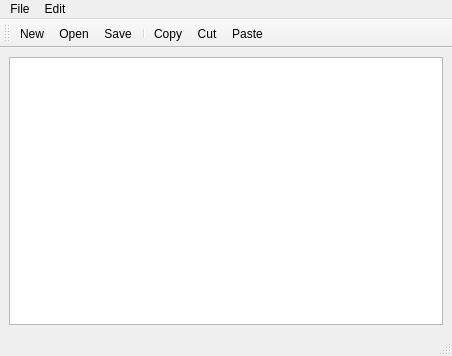
<?xml version="1.0" encoding="UTF-8"?>
<ui version="4.0">
 <class>MainWindow</class>
 <widget class="QMainWindow" name="MainWindow">
  <property name="geometry">
   <rect>
    <x>0</x>
    <y>0</y>
    <width>452</width>
    <height>356</height>
   </rect>
  </property>
  <property name="windowTitle">
   <string>MainWindow</string>
  </property>
  <widget class="QWidget" name="centralwidget">
   <layout class="QVBoxLayout" name="verticalLayout">
    <item>
     <widget class="QPlainTextEdit" name="plainTextEdit"/>
    </item>
   </layout>
  </widget>
  <widget class="QMenuBar" name="menubar">
   <property name="geometry">
    <rect>
     <x>0</x>
     <y>0</y>
     <width>452</width>
     <height>36</height>
    </rect>
   </property>
   <widget class="QMenu" name="menuFile">
    <property name="title">
     <string>File</string>
    </property>
    <addaction name="actionNew"/>
    <addaction name="actionOpen"/>
    <addaction name="actionSave"/>
   </widget>
   <widget class="QMenu" name="menuEdit">
    <property name="title">
     <string>Edit</string>
    </property>
    <addaction name="actionCopy"/>
    <addaction name="actionCut"/>
    <addaction name="actionPaste"/>
    <addaction name="separator"/>
    <addaction name="actionSelectAll"/>
   </widget>
   <addaction name="menuFile"/>
   <addaction name="menuEdit"/>
  </widget>
  <widget class="QStatusBar" name="statusbar"/>
  <widget class="QToolBar" name="toolBar">
   <property name="windowTitle">
    <string>toolBar</string>
   </property>
   <attribute name="toolBarArea">
    <enum>TopToolBarArea</enum>
   </attribute>
   <attribute name="toolBarBreak">
    <bool>false</bool>
   </attribute>
   <addaction name="actionNew"/>
   <addaction name="actionOpen"/>
   <addaction name="actionSave"/>
   <addaction name="separator"/>
   <addaction name="actionCopy"/>
   <addaction name="actionCut"/>
   <addaction name="actionPaste"/>
  </widget>
  <action name="actionNew">
   <property name="text">
    <string>New</string>
   </property>
   <property name="menuRole">
    <enum>QAction::NoRole</enum>
   </property>
  </action>
  <action name="actionOpen">
   <property name="text">
    <string>Open</string>
   </property>
   <property name="menuRole">
    <enum>QAction::NoRole</enum>
   </property>
  </action>
  <action name="actionSave">
   <property name="text">
    <string>Save</string>
   </property>
   <property name="menuRole">
    <enum>QAction::NoRole</enum>
   </property>
  </action>
  <action name="actionCopy">
   <property name="text">
    <string>Copy</string>
   </property>
   <property name="menuRole">
    <enum>QAction::NoRole</enum>
   </property>
  </action>
  <action name="actionPaste">
   <property name="text">
    <string>Paste</string>
   </property>
   <property name="menuRole">
    <enum>QAction::NoRole</enum>
   </property>
  </action>
  <action name="actionCut">
   <property name="text">
    <string>Cut</string>
   </property>
   <property name="menuRole">
    <enum>QAction::NoRole</enum>
   </property>
  </action>
  <action name="actionSelectAll">
   <property name="text">
    <string>SelectAll</string>
   </property>
   <property name="menuRole">
    <enum>QAction::NoRole</enum>
   </property>
  </action>
 </widget>
 <resources/>
 <connections/>
</ui>
